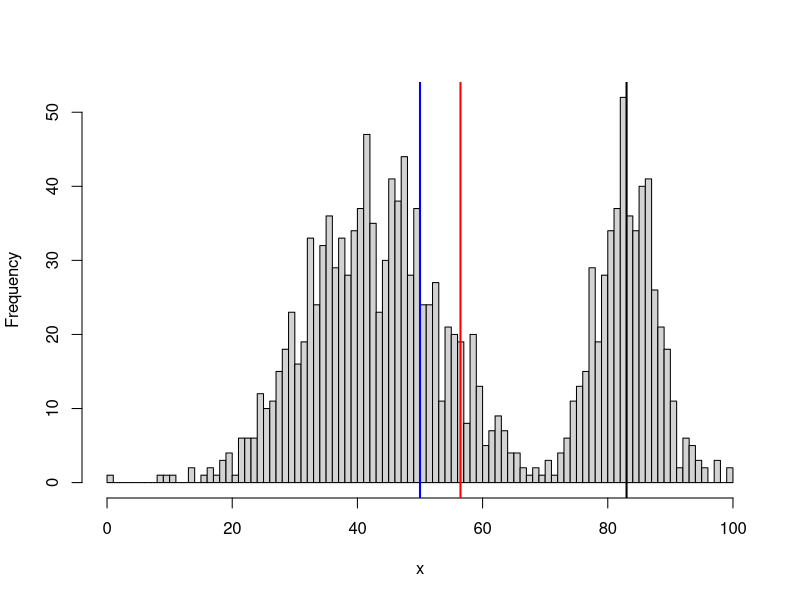

The R script that drew this image:
## ---- chunk 1
vec <- c(10, 5, 20)
## ---- chunk 2
vec <- 1:10 * 2
vec
## ---- chunk 3
vec[c(1,5)]
## ---- chunk 4
cars <- list(make = "Honda", 
             models = c("Fit", "CR-V", "Odyssey"), 
             available = c(TRUE, TRUE, TRUE))
## ---- chunk 5
cars$make
cars[["models"]]
## ---- chunk 6
df <- data.frame(votes_dem = c(486351, 318, 5904), 
                 votes_gop = c(91189, 211, 10239))
df
## ---- chunk 7
is.list(df)
df$votes_dem
## ---- chunk 8
is.character("123")
## ---- chunk 9
mean(c(1,3,NA))
## ---- chunk 10
mean(c(1,3,NA), na.rm = TRUE)
## ---- chunk 11
sample(x = 1:10, size = 10)
## ---- chunk 12
sample(1:10, 10, TRUE)
## ---- chunk 13
sample(size = 5, 1:10)
## ---- chunk 14
is.character(as.character(123))
## ---- chunk 15
rescale01 <- function(x) {
  (x - min(x)) / (max(x) - min(x))
}
rescale01(c(4, 234, 1, 50, 764))
## ---- chunk 16
set.seed(1235)
x <- c(rnorm(1000) * 20, rnorm(500) * 10 + 80)
x <- round(100 * (x - min(x))/(max(x) - min(x)))
getmode <- function(v) {
   uniqv <- unique(v)
   uniqv[which.max(tabulate(match(v, uniqv)))]
}
hist(x, breaks = 80, main = NULL)
abline(v = mean(x), col = "red", lwd = 2)
abline(v = median(x), col = "blue", lwd = 2)
abline(v = getmode(x), col = "black", lwd = 2)
